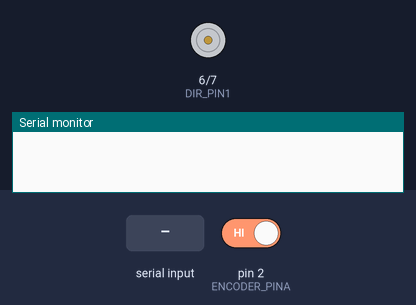
Bench run of a sketch on a simulated Arduino Uno, built with avr-gcc and run on an emulated ATmega328P. On the bench: motor-driver pin pairs drawn as motors (green arrow = first pin HIGH = forward, orange = second pin HIGH = backward, longer = more drive, scaled by the enable pin), the last lines printed to the serial monitor. The test bench sets the inputs (shaded band); at power-on: pin 2 (ENCODER_PINA) HIGH.

Above: at 2.2 s.
2.3 s: byte 1 (1) received over Serial
At 4.0 s:
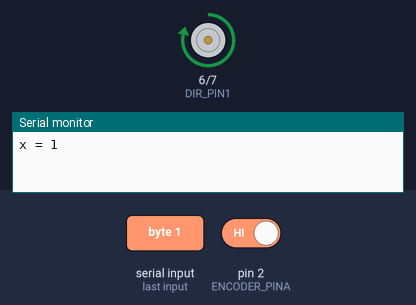
4.3 s: byte 0 (0) received over Serial
At 5.3 s:
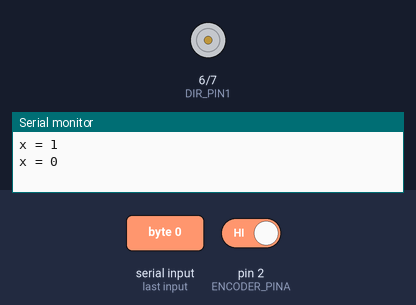
6.1 s: byte 3 (3) received over Serial
At 6.7 s:
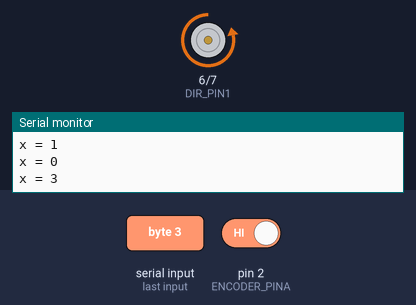
7.9 s: "1" received over Serial
At 9.3 s:
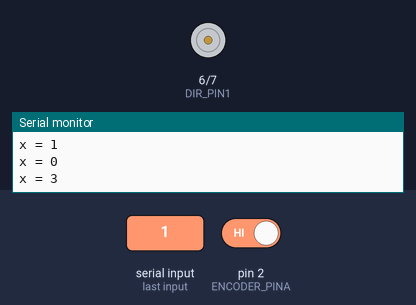
Timing chart, 0 to 10.7 s (numbered marks = the images above; inputs shaded):
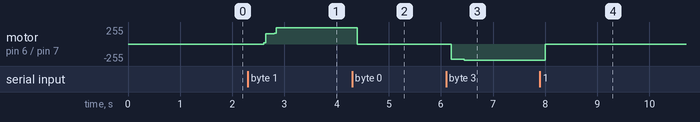

Measured:
- after the input at 2.3 s, motor on pin 6 (DIR_PIN1) / pin 7 (DIR_PIN2): stopped → forward 152/255 after 0.30 s, → forward 247/255 0.20 s later
- after the input at 4.3 s, motor on pin 6 (DIR_PIN1) / pin 7 (DIR_PIN2): forward 247/255 → stopped after 0.10 s
- after the input at 6.1 s, motor on pin 6 (DIR_PIN1) / pin 7 (DIR_PIN2): stopped → backward 228/255 after 0.10 s, → backward 246/255 0.24 s later
- after the input at 7.9 s, motor on pin 6 (DIR_PIN1) / pin 7 (DIR_PIN2): backward 246/255 → stopped after 0.10 s

The sketch:

RIGHT_MOTOR.ino
```cpp
/*Libraries*/
#include <TimerOne.h>
#include <Wire.h>
#define RIGHTMOTOR
//#define LEFTMOTOR
#define FILTERED

/******************Encoder_Filter_Intialize*******************/
/*PINS*/

#define ENCODER_PINA 2
#define ENCODER_PINB 3
#define DIR_PIN1 6
#define DIR_PIN2 7
#define PWM_PIN 5
/*Constants*/
#ifdef RIGHTMOTOR
  #define encoderPPR 380.0
  #define kp 0.685
  #define ki 0.5
  #define kd 0
#endif
#ifdef LEFTMOTOR
  #define encoderPPR 400.0
  #define kp 0.8
  #define ki 0.5
  #define kd 0.003
  #define SLAVE_ADDRESS 0x12 // Address of the slave right arduino
#endif

#define timerPeriod (200000) //in micro-seconds

/*Variables*/
double output;
double LastOutput;
double maxOutput = 255;
double minOutput = 0;
double deadZone = 130;

volatile int pulses = 0;
int pulsesPrev = 0;
int pulsesDifference = 0;

double error = 0;
double errorPrev = 0;

double RPM = 0;
double RPMPrev = 0 ;


double setPoint = 0;
bool flag = false;
double dt = timerPeriod*1e-6; //in seconds
 int x  ;
/*----------------Functions-------------------------------------*/
/*EncoderISR*/
void encoderISR() {
  pulses++;
}
/*TimerISR*/
void timerISR() {
  noInterrupts();
  RPM =  (pulses*1.0/encoderPPR)/dt*60;
  pulses=0;
  PID_CONTROL();
if (x == 0 || x == 1 || x ==2 || x == 3 )
  {
   directionController(x);
  }

  interrupts();
}
void PID_CONTROL()
{
  LastOutput = output;
  error = setPoint - int(RPM);
  double DeltaError = error - errorPrev;
  output = LastOutput;
  output += kp*error;
  output += ki*DeltaError*dt;
  output += kd*(RPMPrev-RPM)/dt;
  #ifdef FILTERED
    if((RPM>RPMPrev+1)&&abs(RPM-setPoint)<8) RPM = RPMPrev +1;
    if((RPM<RPMPrev-1)&&abs(RPM-setPoint)<8) RPM = RPMPrev -1;
  #endif
  if(output>maxOutput) output = maxOutput;
  if(output<minOutput) output = minOutput;

  RPMPrev = RPM;
  errorPrev = error ;
}

void setup() {
  Serial.begin(9600);
/*I2C */
 //Wire.begin(SLAVE_ADDRESS); // Initialize I2C communication with the specified address
 //Wire.onReceive(receiveData); // Set the function to be called when data is received


  /*Motor_Setup*/
  pinMode(DIR_PIN1, OUTPUT);
  pinMode(DIR_PIN2, OUTPUT);
  pinMode(PWM_PIN, OUTPUT);

  pinMode(ENCODER_PINA, INPUT);

  digitalWrite(DIR_PIN1, 1);
  digitalWrite(DIR_PIN2, 0);

  output = 0;
  //setPoint = 150.0;
  delay(1000);

  /*Timer_Interrupts_Setup*/
  attachInterrupt(digitalPinToInterrupt(ENCODER_PINA), encoderISR, RISING);
  Timer1.initialize(timerPeriod);       // initialize timer1, and set a 1/2 second period
  Timer1.attachInterrupt(timerISR);
}

void PWMCONTROLLER()
{
  double pw = output*2000.0/255.0;
 digitalWrite(PWM_PIN,1);
  delayMicroseconds(int(pw));
 digitalWrite(PWM_PIN,0);
  delayMicroseconds(int(2000-pw));

}

void directionController(int x)
{
  switch (x)
    {
      case 0 :
                setPoint = 0 ;
                digitalWrite(DIR_PIN1, 0);
                digitalWrite(DIR_PIN2, 0);
                break;
      //stop
      case  1 :
                setPoint = 200 ;
                digitalWrite(DIR_PIN1, 1);
                digitalWrite(DIR_PIN2, 0);
                break;
      //FW
      case 2 :
            #ifdef RIGHTMOTOR
                setPoint = 200 ;
                digitalWrite(DIR_PIN1, 1);
                digitalWrite(DIR_PIN2,0);
            #endif
            #ifdef LEFTMOTOR
                setPoint =100 ;
                digitalWrite(DIR_PIN1, 0);
                digitalWrite(DIR_PIN2, 1);
            #endif
            break;
            //Right
      case 3 : //left
            #ifdef RIGHTMOTOR
                setPoint = 100 ;
                digitalWrite(DIR_PIN1, 0);
                digitalWrite(DIR_PIN2, 1);
            #endif
            #ifdef LEFTMOTOR
                setPoint = 200 ;
                digitalWrite(DIR_PIN1, 1);
                digitalWrite(DIR_PIN2, 0);
            #endif
            break;
      default:;
    }
}
void loop() {
  if (Serial.available())
  {
  x = Serial.read();

   if (x == 0 || x == 1 || x == 2 || x == 3)
   {
  Serial.print("x = ");
  Serial.println(x);
   }
   else
   {
     x = 0 ;
   }

  }
  PWMCONTROLLER();
}

/*
void receiveData(int byteCount) {
  if (Wire.available()) {
    mega_x = Wire.read(); // Read the received data
  }
}
*/
```
